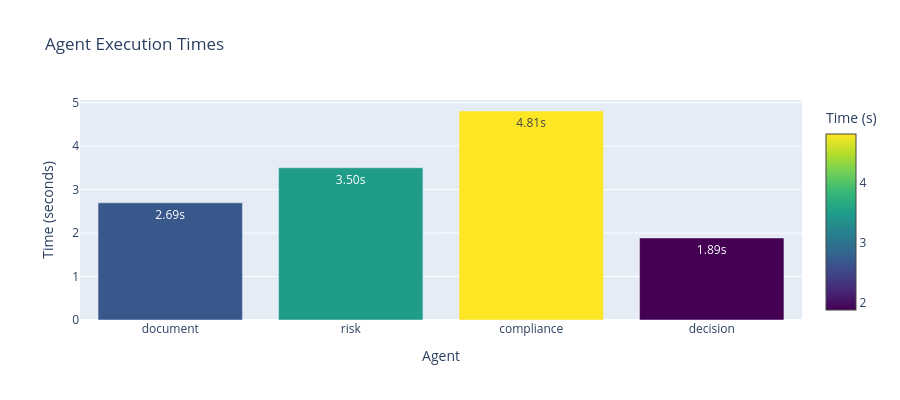

The notebook cell saved with this chart:
### Markdown cell above
## 7. Execution Time Analysis

### Code cell
# Visualize execution times per agent
execution_times = final_state.get('execution_times', {})

if execution_times:
    agents = list(execution_times.keys())
    times = list(execution_times.values())
    
    fig = go.Figure(data=[
        go.Bar(
            x=agents,
            y=times,
            text=[f"{t:.2f}s" for t in times],
            textposition='auto',
            marker=dict(
                color=times,
                colorscale='Viridis',
                showscale=True,
                colorbar=dict(title="Time (s)")
            )
        )
    ])
    
    fig.update_layout(
        title="Agent Execution Times",
        xaxis_title="Agent",
        yaxis_title="Time (seconds)",
        height=400,
        showlegend=False
    )
    
    fig.show()
    
    # Print timing table
    print("\n⏱️ EXECUTION TIMING BREAKDOWN")
    print("-" * 40)
    for agent, time_val in execution_times.items():
        percentage = (time_val / sum(times)) * 100
        print(f"   {agent:20s}: {time_val:6.2f}s ({percentage:5.1f}%)")
    print("-" * 40)
    print(f"   {'TOTAL':20s}: {sum(times):6.2f}s (100.0%)")
else:
    print("⚠️ No execution timing data available")

### Figure 1 — Plotly figure (JSON) as saved in the notebook; plotly's stock layout.template omitted (floating-point values rounded to 4 significant figures)
{"data": [{"marker": {"color": [2.695, 3.502, 4.808, 1.887], "colorbar": {"title": {"text": "Time (s)"}}, "colorscale": [[0, "#440154"], [0.1111, "#482878"], [0.2222, "#3e4989"], [0.3333, "#31688e"], [0.4444, "#26828e"], [0.5556, "#1f9e89"], [0.6667, "#35b779"], [0.7778, "#6ece58"], [0.8889, "#b5de2b"], [1, "#fde725"]], "showscale": true}, "text": ["2.69s", "3.50s", "4.81s", "1.89s"], "textposition": "auto", "type": "bar", "x": ["document", "risk", "compliance", "decision"], "y": [2.695, 3.502, 4.808, 1.887]}], "layout": {"height": 400, "showlegend": false, "title": {"text": "Agent Execution Times"}, "xaxis": {"title": {"text": "Agent"}}, "yaxis": {"title": {"text": "Time (seconds)"}}}}
